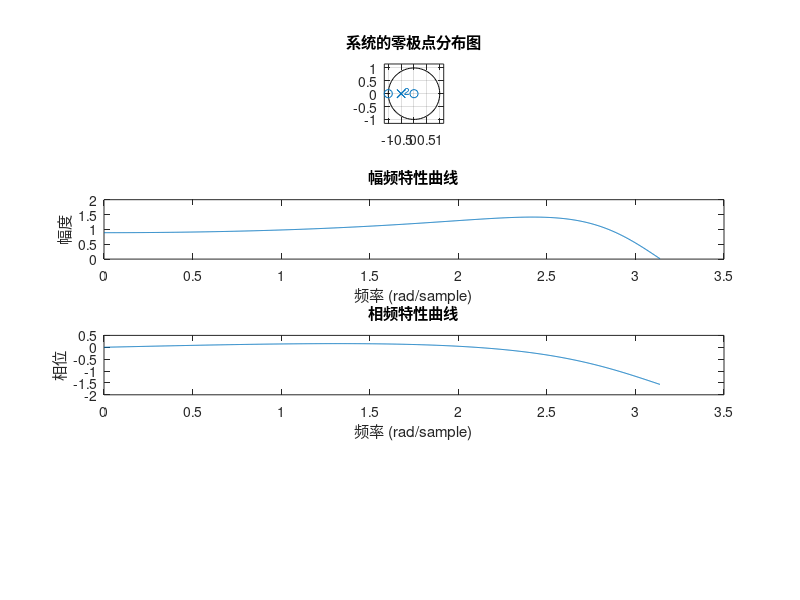

MATLAB code to generate this figure: (Note: this script raises an error after producing the figure.)
% 零极点分布图
num = [1, 1]; % 分子多项式系数
den = [1, 1, 0.25]; % 分母多项式系数
figure(1);
subplot(4,1,1);
zplane(num, den); % 绘制系统的零极点分布图
title('系统的零极点分布图'); % 设置图形标题
% 幅频特性曲线和相频特性曲线
[H, w] = freqz(num, den, 1000); % 计算系统的频率响应
subplot(4, 1, 2); % 将图分为2行1列，当前绘制第1个子图
plot(w, abs(H)); % 绘制幅频特性曲线
xlabel('频率 (rad/sample)'); % 设置横坐标标签
ylabel('幅度'); % 设置纵坐标标签
title('幅频特性曲线'); % 设置图形标题
subplot(4, 1, 3); % 将图分为2行1列，当前绘制第2个子图
plot(w, angle(H)); % 绘制相频特性曲线
xlabel('频率 (rad/sample)'); % 设置横坐标标签
ylabel('相位'); % 设置纵坐标标签
title('相频特性曲线'); % 设置图形标题
% 信号滤波
[y, Fs] = audioread('motherland.wav'); % 读取音频文件
t = (0:length(y)-1) / Fs; % 计算时间坐标
y_filtered = filter(num, den, y); % 对信号进行滤波
subplot(414);
plot(t, y_filtered); % 绘制滤波后的时域波形图
xlabel('时间 (s)'); % 设置横坐标标签
ylabel('幅度'); % 设置纵坐标标签
title('滤波后的时域波形图'); % 设置图形标题
